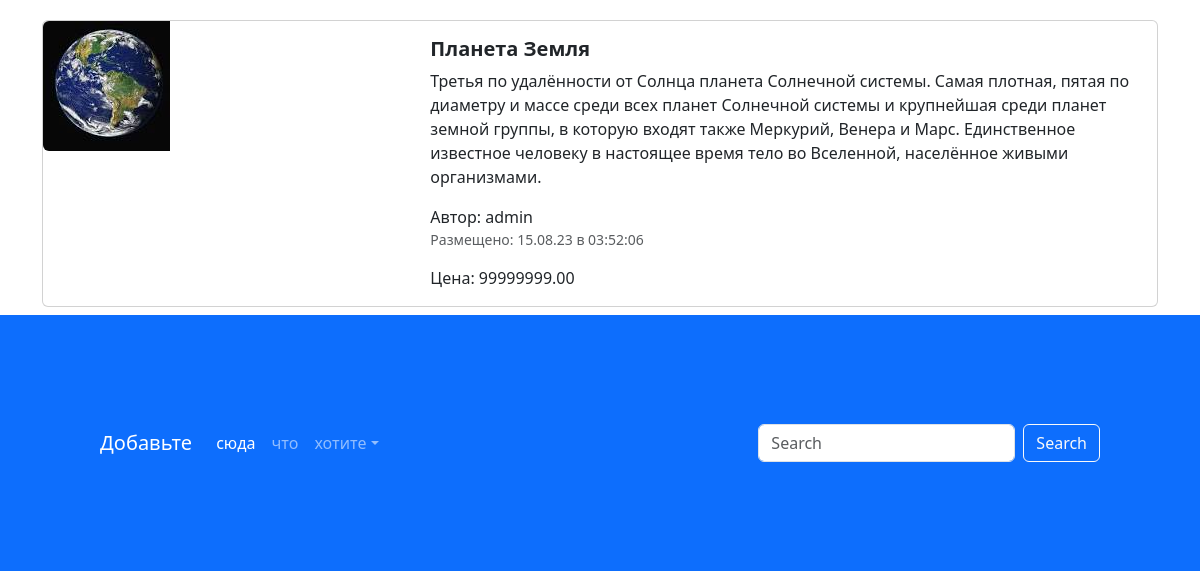
The app's page / (lower part), older data.
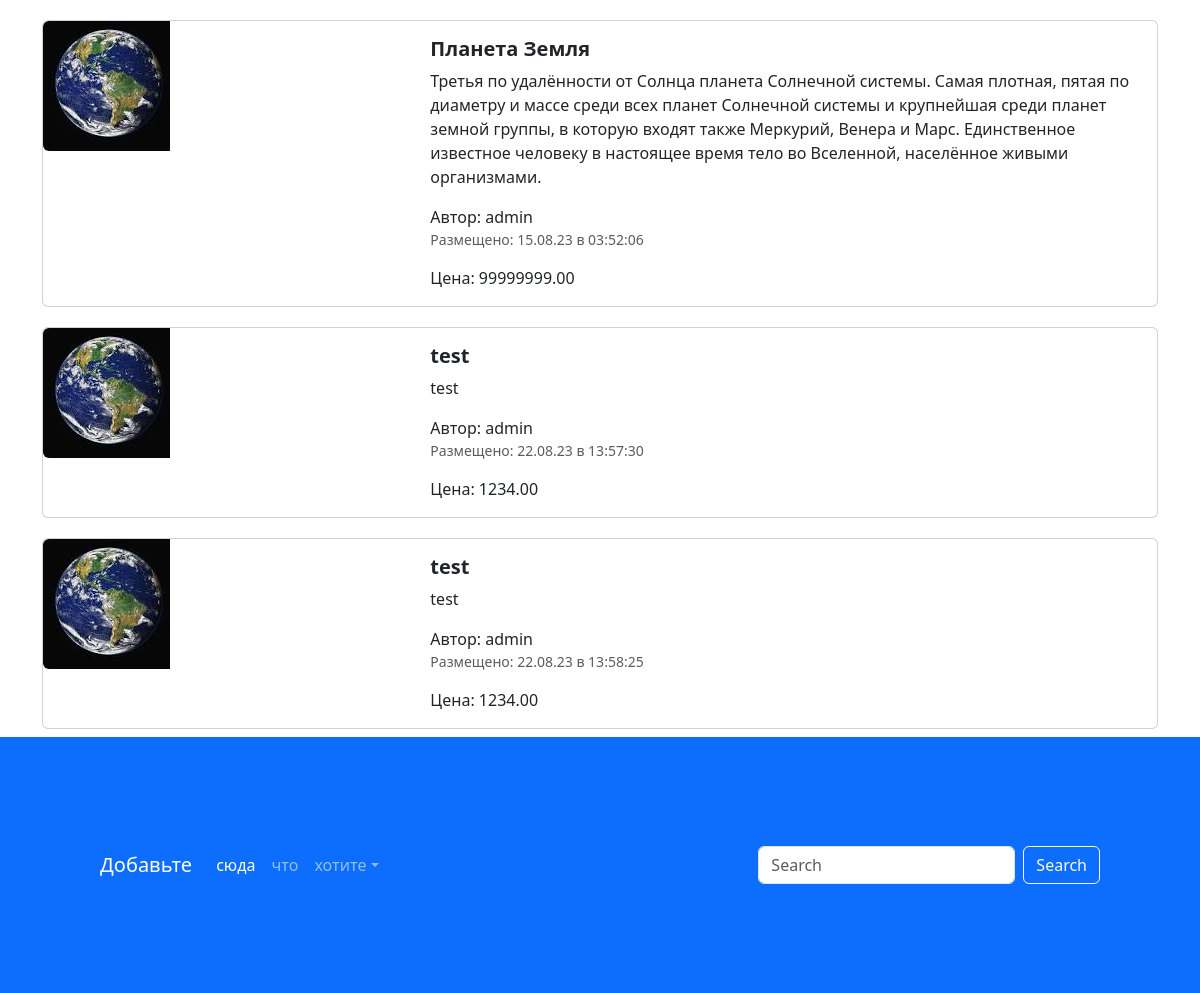
The same page, newer data.
### app/models.py (models this page shows, shortened)
class Advertisement(models.Model):
    title = models.CharField(max_length=100, verbose_name='Название')
    description = models.TextField(verbose_name='Описание')
    price = models.DecimalField(max_digits=10, decimal_places=2, verbose_name='Цена')
    auction = models.BooleanField(default=False, verbose_name='Торг')
    created_at = models.DateTimeField(auto_now_add=True, verbose_name='Дата публикации')
    updated_at = models.DateTimeField(auto_now=True, verbose_name='Дата обновления')
    user = models.ForeignKey(User, verbose_name='Пользователь', on_delete=models.CASCADE)
    image = models.ImageField("Изображение", upload_to='advertisements/')
    @admin.display(description='дата создания')
    def created_date(self):
        from django.utils import timezone
        from django.utils.html import format_html
        if self.created_at.date() == timezone.now().date():
            created_time = self.created_at.time().strftime("%H:%M:%S")
            return format_html('<span>Сегодня в {}</span>',created_time)
        return self.created_at.strftime("%d.%m.%y в %H:%M:%S")
    class Meta:
        db_table = 'advertisements'

### app/views.py (the view)
# urls.py: path("", index),
def index(request):
    advertisements = Advertisement.objects.all()
    context = {'advertisements': advertisements}
    return render(request, 'advertisement/index.html', context)

### templates/advertisement/index.html (shortened to what this page needs)
{% extends 'base.html' %}
{% load static %}
{% block content %}
    <div class="container">
    {% for adv in advertisements %}
    <div class="col">
        <div class="card mb-2" style="max-width: 1200px; margin-top: 20px;">
        <div class="row g-0">
            <div class="col-md-4">
            <a href="{% url 'advertisement' %}" class="nav-link">
                <img src="{% if adv.image %} {{ adv.image.url }} {% else %}  {% static 'img/adv.png' %} {% endif %}" class="img-fluid rounded-start" alt="Card title">
            </a>
            </div>
            <div class="col-md-8">
            <div class="card-body">
                <h5 class="card-title">
                <a href="{% url 'advertisement' %}" class="nav-link"><strong>{{ adv.title }}</strong></a>
                </h5>
                <a href="{% url 'advertisement' %}" class="nav-link">
                <p class="card-text">
                    {{ adv.description }}
                </p>
                <span>Автор: {{ adv.user }}</span>
                <p class="card-text"><small class="text-muted">Размещено: {{ adv.created_date }}</small></p>
                <span>Цена: {{ adv.price }}</span>
                </a>
            </div>
            </div>
        </div>
        </div>
    </div>
    {% endfor %}
    </div>
{% endblock %}

### templates/base.html (shortened to what this page needs)
{% load static %}
<DOCTYPE html>
<html lang="en">
<head>
  <link href="{% static 'css/bootstrap.min.css' %}" rel="stylesheet">
  <link rel="stylesheet" href="{% static 'css/fontello.css' %}">
</head>
<body>
    {% block content %}
    {% endblock %}
    <footer style="padding: 100px;" class="bg-primary">
        <nav class="navbar navbar-expand-sm navbar-dark">
          <a class="navbar-brand" href="#">Добавьте</a>
          <div class="collapse navbar-collapse" id="collapsibleNavId">
            <ul class="navbar-nav me-auto mt-2 mt-lg-0">
              <li class="nav-item">
                <a class="nav-link active" href="#" aria-current="page">сюда</a>
              </li>
              <li class="nav-item">
                <a class="nav-link" href="#">что</a>
              </li>
              <li class="nav-item dropdown">
                <a class="nav-link dropdown-toggle" href="#" id="dropdownId" data-bs-toggle="dropdown" aria-haspopup="true"
                  aria-expanded="false">хотите</a>
              </li>
            </ul>
            <form class="d-flex my-2 my-lg-0">
              <input class="form-control me-sm-2" type="text" placeholder="Search">
              <button class="btn btn-outline-light my-2 my-sm-0" type="submit">Search</button>
            </form>
          </div>
        </nav>
      </footer>
    </body>
    </html>

Row changes from the older to the newer data that the page shows:
added Advertisement: image (picture), title "test", description "test", user "admin", created_date "22.08.23 в 13:57:30", price "1234.00"
added Advertisement: image (picture), title "test", description "test", user "admin", created_date "22.08.23 в 13:58:25", price "1234.00"
